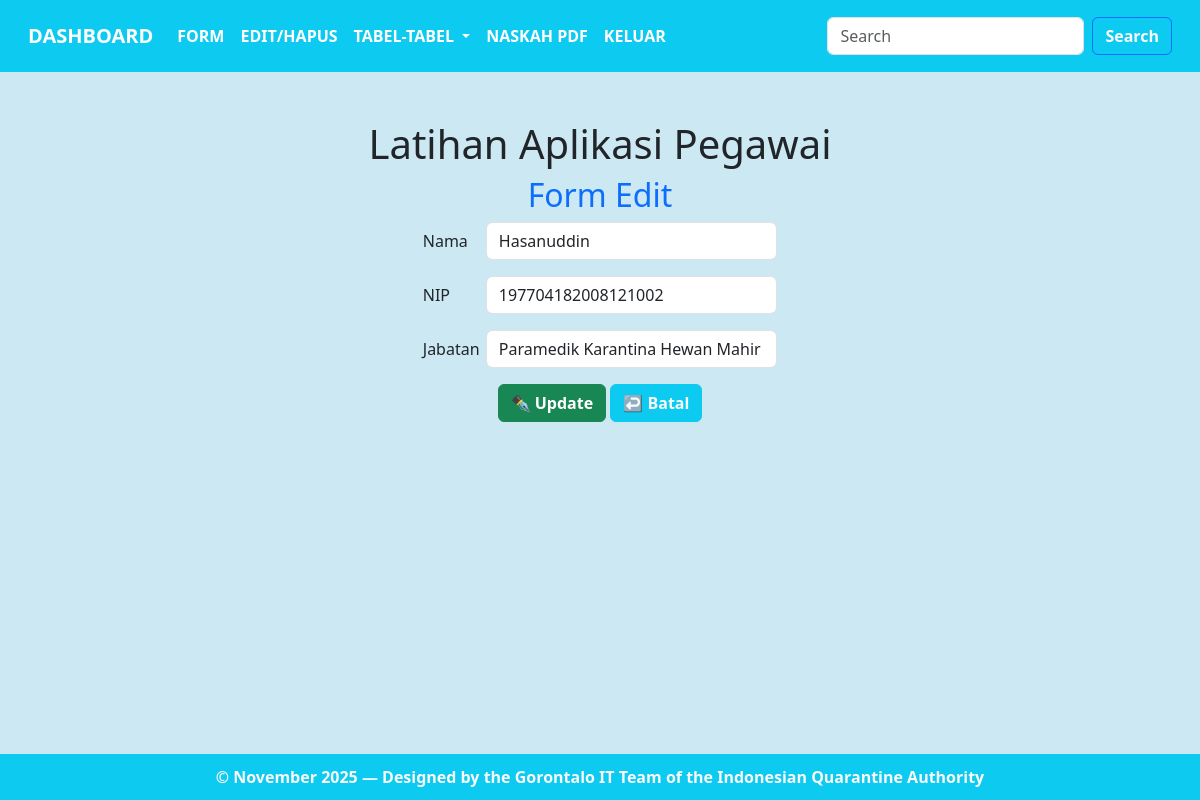
The page /editpegawai.php?id=11 (signed in) on the database its author committed.
### tables this page shows
CREATE TABLE `pegawai` (
  `id` int(11) NOT NULL,
  `nama` varchar(100) NOT NULL,
  `nip` varchar(50) NOT NULL,
  `jabatan` varchar(150) NOT NULL
);

### editpegawai.php (the view, shortened to what this page needs)
<?php
include "header.php";
require_once "koneksi.php";
$id = $_GET['id'];;
$sql = mysqli_query($konek, "SELECT * FROM pegawai WHERE id = '$id'");
$data = mysqli_fetch_assoc($sql);
?>
<br>
<center>
<h1 class="mt-5">Latihan Aplikasi Pegawai</h1>
<h2 class="text-primary">Form Edit</h2>
</center>
<div class="container d-flex justify-content-center align-items-center vh-20">
    <form method="post" action="update.php">
        <div class="row mb-3">
            <label for="nama" class="col-sm-2 col-form-label text-front">Nama</label>
            <div class="col-sm-10">
                <input type="text" name="nama" class="form-control" value="<?= htmlspecialchars($data['nama']); ?>" required autofocus>
            </div>
        </div>
        <div class="row mb-3">
            <label for="nip" class="col-sm-2 col-form-label text-front">NIP</label>
            <div class="col-sm-10">
                <input type="number" name="nip" class="form-control" value="<?= htmlspecialchars($data['nip']); ?>" required>
            </div>
        </div>
       <div class="row mb-3">
            <label for="jabatan" class="col-sm-2 col-form-label text-front">Jabatan&nbsp;&nbsp;&nbsp;&nbsp;</label>
            <div class="col-sm-10">
                <input type="text" name="jabatan" class="form-control" value="<?= htmlspecialchars($data['jabatan']); ?>" required>
            </div>
        </div>
        <div class="text-center">
            <button type="submit" class="btn btn-success fw-bold">✒️ Update</button>
			<a href="edit.php" class="btn btn-info text-light fw-bold">↩️ Batal</a>
        </div>
    </form>
</div>
<?php
include "footer.php";
?>

### rows shown on the page
pegawai: nama "Hasanuddin", nip "197704182008121002", jabatan "Paramedik Karantina Hewan Mahir"
